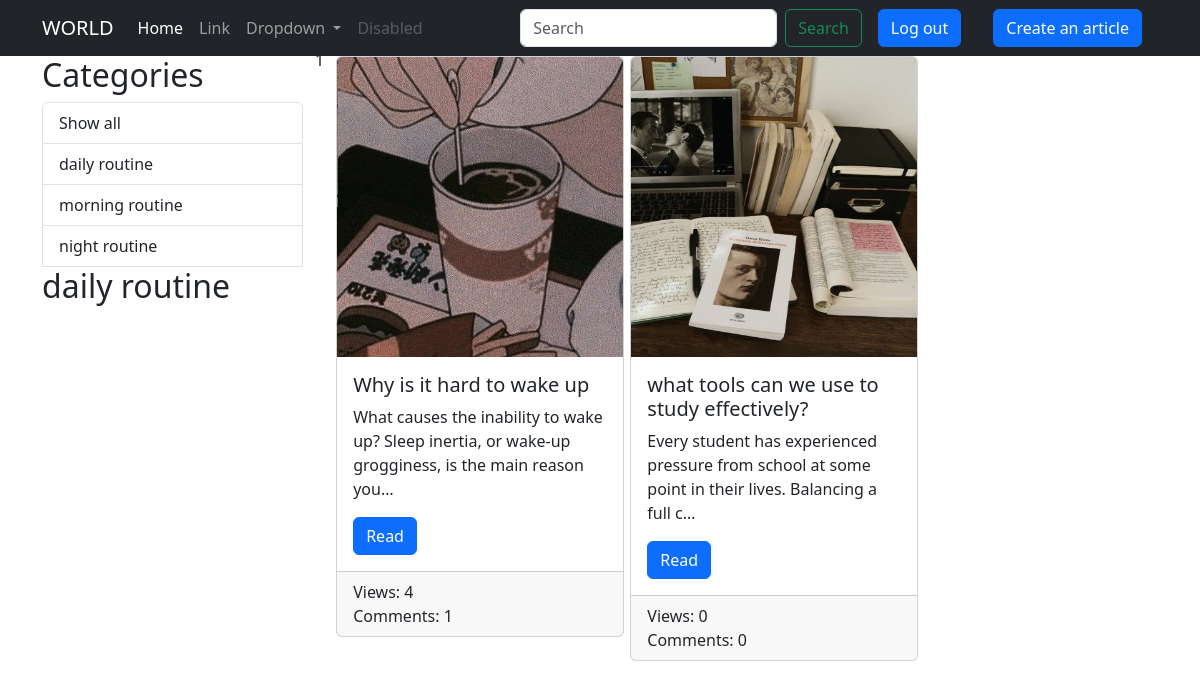
/category/1/ (signed in), run on the app's committed database.
### blog/models.py (models this page shows, shortened)
class Category(models.Model):
    title = models.CharField(verbose_name="Category", max_length=255)
    def __str__(self):
        return self.title
    class Meta:
        verbose_name = "Category"
        verbose_name_plural = "Categories"
    def get_absolute_url(self):
        return reverse("category_list", kwargs={"pk": self.pk})

class Article(models.Model):
    title = models.CharField(verbose_name="Title", max_length=255)
    description = models.TextField(verbose_name="Description")
    photo = models.ImageField(upload_to="photos/", blank=True, null=True)
    viewed = models.PositiveIntegerField(verbose_name="Views", default=0)
    published_date = models.DateTimeField(verbose_name="The date of publication", auto_now_add=True)
    updated_date = models.DateTimeField(verbose_name="The date of update", auto_now_add=True)
    category = models.ForeignKey(Category, default=None, null=True, on_delete=models.CASCADE)
    author = models.ForeignKey(User, default=None, blank=True, null=True, on_delete=models.CASCADE)
    class Meta:
        verbose_name = "Article"
        verbose_name_plural = "Articles"

class Comment(models.Model):
    article = models.ForeignKey(Article, on_delete=models.CASCADE)
    user = models.ForeignKey(User, on_delete=models.CASCADE)
    text = models.TextField()
    created_at = models.DateTimeField(auto_now_add=True)

### blog/views.py (the view)
# urls.py: path("category/<int:pk>/", views.ArticlesByCategory.as_view(), name="category_list"),
class ArticlesByCategory(Index):
    def get_queryset(self):
        return Article.objects.filter(category_id=self.kwargs["pk"])
    def get_context_data(self, *, object_list=None, **kwargs):
        context = super().get_context_data()
        category = Category.objects.get(pk=self.kwargs["pk"])
        context["title"] = category.title
        return context

### blog/templatetags/blog_tags.py (called while the page is built)
@register.simple_tag()
def get_all_categories():
    categories = Category.objects.all()
    return categories

### blog/templates/blog/pages/index.html (shortened to what this page needs)
{% extends 'base.html' %}
{% load blog_tags %}
{% block content %}
<div class="container">
    <div class="row">
        {% include 'components/_sidebar.html' %}
        <div class="col-9">
            <div class="row gy-2">
                {% for article in articles %}
                {{ article.comment_set.all|length }}
                <div class="col-4">
                    <div class="card" style="width: 18rem;">
                        {% if article.photo %}
                        <img src="{{ article.photo.url }}" class="card-img-top" alt="{{ article.title }}" width="300" height="300">
                        {% else %}
                        <img src="https://placeholder.com/150" class="card-img-top" alt="{{ article.title }}" width="300" height="300">
                        {% endif %}
                        <div class="card-body">
                            <h5 class="card-title">{{ article.title }}</h5>
                            <p class="card-text">{{ article.description|truncatechars:100 }}</p>
                            <a href="{% url 'article_detail' article.id %}" class="btn btn-primary">Read</a>
                        </div>
                        <div class="card-footer">
                            Views: {{ article.viewed }}<br>
                            Comments: {{ article.comment_set.all|length }}
                        </div>
                    </div>
                </div>
                {% endfor %}
            </div>
        </div>
    </div>
</div>
{% endblock content %}

### templates/components/_sidebar.html
{% load blog_tags %}
<div class="col-3">
    {% get_all_categories as categories %}
    <h2>Categories</h2>
    <div class="list-group">
        <a href="{% url 'home' %}" class="list-group-item list-group-item-action">Show all</a>
        {% for category in categories %}
        <a href="{{ category.get_absolute_url }}" class="list-group-item list-group-item-action">
            {{ category }}
        </a>
        {% endfor %}
        <h2>{{ title }}</h2>
    </div>
</div>

### data on the page
Category: title "daily routine"
Category: title "morning routine"
Category: title "night routine"
Article: comment_set.all|length "1", photo (picture), title "Why is it hard to wake up", description "What causes the inability to wake up? Sleep inertia, or wake-up grogginess, is the main reason you…", viewed "4"
Article: photo (picture), title "what tools can we use to study effectively?", description "Every student has experienced pressure from school at some point in their lives. Balancing a full c…", viewed "0", comment_set.all|length "0"
